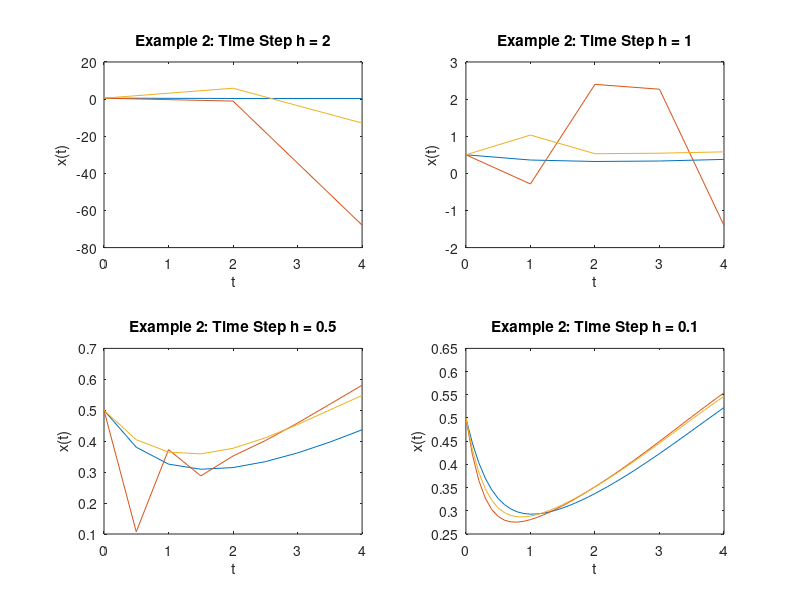
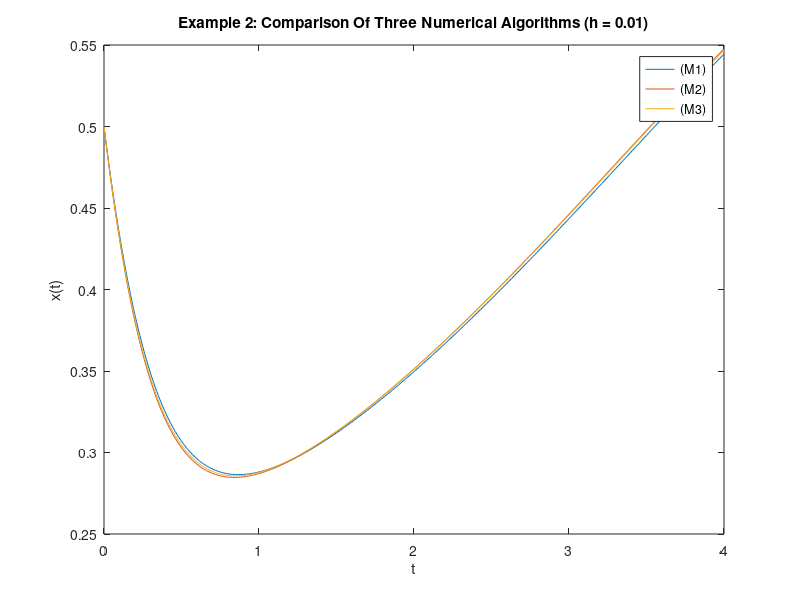

These figures' MATLAB source, in order:
% Step 0: Close All Windows and Clear Everything

clear all;
close all;

% Step 1: Definition of System Parameters and Initial Conditions

k01 = 1.0;
k02 = 1.0;
k03 = 3.0;
k04 = 3.0;
k05 = 1.0;
k06 = 1.0;
k07 = 1.0;
k08 = 1.0;
k09 = 1.0;
k10 = 1.0;
k11 = 1.0;
k12 = 1.0;

x_start = 0.5; 
y_start = 3.0; 
z_start = 3.0;

% Step 2: Definition of Time Intervals and Solution Vectors

T    = 4;
h_v  = [2 1 0.5 0.1 0.01];

% Step 2.1: Different Time Vectors for Different Time Steps

t_1  = 0:h_v(1):T;
t_1  = (t_1)';
t_2  = 0:h_v(2):T;
t_2  = (t_2)';
t_3  = 0:h_v(3):T;
t_3  = (t_3)';
t_4  = 0:h_v(4):T;
t_4  = (t_4)';
t_5  = 0:h_v(5):T;
t_5  = (t_5)';

% Step 2.2: Solution Vectors for Different Time Steps

% Vectors For h(1)

x_1_nsfd    = zeros(length(t_1),1);
y_1_nsfd    = zeros(length(t_1),1);
z_1_nsfd    = zeros(length(t_1),1);
x_1_nsfd(1) = x_start;
y_1_nsfd(1) = y_start;
z_1_nsfd(1) = z_start;

x_1_ee      = zeros(length(t_1),1);
y_1_ee      = zeros(length(t_1),1);
z_1_ee      = zeros(length(t_1),1);
x_1_ee(1)   = x_start;
y_1_ee(1)   = y_start;
z_1_ee(1)   = z_start;

x_1_rk2     = zeros(length(t_1),1);
y_1_rk2     = zeros(length(t_1),1);
z_1_rk2     = zeros(length(t_1),1);
x_1_rk2(1)   = x_start;
y_1_rk2(1)   = y_start;
z_1_rk2(1)   = z_start;

% Vectors For h(2)

x_2_nsfd    = zeros(length(t_2),1);
y_2_nsfd    = zeros(length(t_2),1);
z_2_nsfd    = zeros(length(t_2),1);
x_2_nsfd(1) = x_start;
y_2_nsfd(1) = y_start;
z_2_nsfd(1) = z_start;

x_2_ee      = zeros(length(t_2),1);
y_2_ee      = zeros(length(t_2),1);
z_2_ee      = zeros(length(t_2),1);
x_2_ee(1)   = x_start;
y_2_ee(1)   = y_start;
z_2_ee(1)   = z_start;

x_2_rk2     = zeros(length(t_2),1);
y_2_rk2     = zeros(length(t_2),1);
z_2_rk2     = zeros(length(t_2),1);
x_2_rk2(1)   = x_start;
y_2_rk2(1)   = y_start;
z_2_rk2(1)   = z_start;

% Vectors For h(3)

x_3_nsfd    = zeros(length(t_3),1);
y_3_nsfd    = zeros(length(t_3),1);
z_3_nsfd    = zeros(length(t_3),1);
x_3_nsfd(1) = x_start;
y_3_nsfd(1) = y_start;
z_3_nsfd(1) = z_start;

x_3_ee      = zeros(length(t_3),1);
y_3_ee      = zeros(length(t_3),1);
z_3_ee      = zeros(length(t_3),1);
x_3_ee(1)   = x_start;
y_3_ee(1)   = y_start;
z_3_ee(1)   = z_start;

x_3_rk2     = zeros(length(t_3),1);
y_3_rk2     = zeros(length(t_3),1);
z_3_rk2     = zeros(length(t_3),1);
x_3_rk2(1)   = x_start;
y_3_rk2(1)   = y_start;
z_3_rk2(1)   = z_start;

% Vectors For h(4)

x_4_nsfd    = zeros(length(t_4),1);
y_4_nsfd    = zeros(length(t_4),1);
z_4_nsfd    = zeros(length(t_4),1);
x_4_nsfd(1) = x_start;
y_4_nsfd(1) = y_start;
z_4_nsfd(1) = z_start;

x_4_ee      = zeros(length(t_4),1);
y_4_ee      = zeros(length(t_4),1);
z_4_ee      = zeros(length(t_4),1);
x_4_ee(1)   = x_start;
y_4_ee(1)   = y_start;
z_4_ee(1)   = z_start;

x_4_rk2     = zeros(length(t_4),1);
y_4_rk2     = zeros(length(t_4),1);
z_4_rk2     = zeros(length(t_4),1);
x_4_rk2(1)   = x_start;
y_4_rk2(1)   = y_start;
z_4_rk2(1)   = z_start;

% Vectors For h(5)

x_5_nsfd    = zeros(length(t_5),1);
y_5_nsfd    = zeros(length(t_5),1);
z_5_nsfd    = zeros(length(t_5),1);
x_5_nsfd(1) = x_start;
y_5_nsfd(1) = y_start;
z_5_nsfd(1) = z_start;

x_5_ee      = zeros(length(t_5),1);
y_5_ee      = zeros(length(t_5),1);
z_5_ee      = zeros(length(t_5),1);
x_5_ee(1)   = x_start;
y_5_ee(1)   = y_start;
z_5_ee(1)   = z_start;

x_5_rk2     = zeros(length(t_5),1);
y_5_rk2     = zeros(length(t_5),1);
z_5_rk2     = zeros(length(t_5),1);
x_5_rk2(1)   = x_start;
y_5_rk2(1)   = y_start;
z_5_rk2(1)   = z_start;

% Step 3: Loops Over Times For All Three Algorithms

% Step 3.1: Loop For h = h_v(1)

h = h_v(1);

for j = 1:1:length(t_1)-1
  
  % Method 1: Loop For NSFD-Method
  
  A             = 1 + h*(k03*y_1_nsfd(j)/(x_1_nsfd(j)+k04) ...
                  + k05*z_1_nsfd(j)/(x_1_nsfd(j)+k06));
  B             = 1 + h*k08/(y_1_nsfd(j)+k09);
  C             = 1 + h*k11/(z_1_nsfd(j)+k12);
  x_1_nsfd(j+1) = x_1_nsfd(j)*(1+h*k02)/A + (h*k01)/A;
  y_1_nsfd(j+1) = y_1_nsfd(j)/B + h*k07*x_1_nsfd(j+1)/B;
  z_1_nsfd(j+1) = z_1_nsfd(j)/C + h*k10*x_1_nsfd(j+1)/C;
  
  % Method 2: Loop For Explicit Eulerian Method
  
  x_1_ee(j+1)   = x_1_ee(j) + h*(k01+k02*x_1_ee(j)-k03*(x_1_ee(j)*y_1_ee(j))/(x_1_ee(j)+k04)-k05*(x_1_ee(j)*z_1_ee(j))/(x_1_ee(j)+k06));
  y_1_ee(j+1)   = y_1_ee(j) + h*(k07*x_1_ee(j)-k08*(y_1_ee(j))/(y_1_ee(j)+k09));
  z_1_ee(j+1)   = z_1_ee(j) + h*(k10*x_1_ee(j)-k11*(z_1_ee(j))/(z_1_ee(j)+k12));
  
  % Method 3: Loop For Runge-Kutta Method Of Second Order
  
  t_h           = t_1(j) + 0.5*h;
  t_f           = t_1(j) + 1.0*h;
  x_h           = x_1_rk2(j) + 0.5*h*(k01+k02*x_1_rk2(j)-k03*(x_1_rk2(j)*y_1_rk2(j))/(x_1_rk2(j)+k04)-k05*(x_1_rk2(j)*z_1_rk2(j))/(x_1_rk2(j)+k06));
  y_h           = y_1_rk2(j) + 0.5*h*(k07*x_1_rk2(j)-k08*(y_1_rk2(j))/(y_1_rk2(j)+k09));
  z_h           = z_1_rk2(j) + 0.5*h*(k10*x_1_rk2(j)-k11*(z_1_rk2(j))/(z_1_rk2(j)+k12));
  x_1_rk2(j+1)  = x_1_rk2(j) + h*(k01+k02*x_h-k03*(x_h*y_h)/(x_h+k04)-k05*(x_h*z_h)/(x_h+k06));
  y_1_rk2(j+1)  = y_1_rk2(j) + h*(k07*x_h-k08*(y_h)/(y_h+k09));
  z_1_rk2(j+1)  = z_1_rk2(j) + h*(k10*x_h-k11*(z_h)/(z_h+k12));
  
endfor

% Step 3.2: Loop For h = h_v(2)

h = h_v(2);

for j = 1:1:length(t_2)-1
  
  % Method 1: Loop For NSFD-Method
  
  A             = 1 + h*(k03*y_2_nsfd(j)/(x_2_nsfd(j)+k04) ...
                  + k05*z_2_nsfd(j)/(x_2_nsfd(j)+k06));
  B             = 1 + h*k08/(y_2_nsfd(j)+k09);
  C             = 1 + h*k11/(z_2_nsfd(j)+k12);
  x_2_nsfd(j+1) = x_2_nsfd(j)*(1+h*k02)/A + (h*k01)/A;
  y_2_nsfd(j+1) = y_2_nsfd(j)/B + h*k07*x_2_nsfd(j+1)/B;
  z_2_nsfd(j+1) = z_2_nsfd(j)/C + h*k10*x_2_nsfd(j+1)/C;
  
  % Method 2: Loop For Explicit Eulerian Method
  
  x_2_ee(j+1)   = x_2_ee(j) + h*(k01+k02*x_2_ee(j)-k03*(x_2_ee(j)*y_2_ee(j))/(x_2_ee(j)+k04)-k05*(x_2_ee(j)*z_2_ee(j))/(x_2_ee(j)+k06));
  y_2_ee(j+1)   = y_2_ee(j) + h*(k07*x_2_ee(j)-k08*(y_2_ee(j))/(y_2_ee(j)+k09));
  z_2_ee(j+1)   = z_2_ee(j) + h*(k10*x_2_ee(j)-k11*(z_2_ee(j))/(z_2_ee(j)+k12));
  
  % Method 3: Loop For Runge-Kutta Method Of Second Order
  
  t_h           = t_2(j) + 0.5*h;
  t_f           = t_2(j) + 1.0*h;
  x_h           = x_2_rk2(j) + 0.5*h*(k01+k02*x_2_rk2(j)-k03*(x_2_rk2(j)*y_2_rk2(j))/(x_2_rk2(j)+k04)-k05*(x_2_rk2(j)*z_2_rk2(j))/(x_2_rk2(j)+k06));
  y_h           = y_2_rk2(j) + 0.5*h*(k07*x_2_rk2(j)-k08*(y_2_rk2(j))/(y_2_rk2(j)+k09));
  z_h           = z_2_rk2(j) + 0.5*h*(k10*x_2_rk2(j)-k11*(z_2_rk2(j))/(z_2_rk2(j)+k12));
  x_2_rk2(j+1)  = x_2_rk2(j) + h*(k01+k02*x_h-k03*(x_h*y_h)/(x_h+k04)-k05*(x_h*z_h)/(x_h+k06));
  y_2_rk2(j+1)  = y_2_rk2(j) + h*(k07*x_h-k08*(y_h)/(y_h+k09));
  z_2_rk2(j+1)  = z_2_rk2(j) + h*(k10*x_h-k11*(z_h)/(z_h+k12));
  
endfor

% Step 3.3: Loop For h = h_v(3)

h = h_v(3);

for j = 1:1:length(t_3)-1
  
  % Method 1: Loop For NSFD-Method
  
  A             = 1 + h*(k03*y_3_nsfd(j)/(x_3_nsfd(j)+k04) ...
                  + k05*z_3_nsfd(j)/(x_3_nsfd(j)+k06));
  B             = 1 + h*k08/(y_3_nsfd(j)+k09);
  C             = 1 + h*k11/(z_3_nsfd(j)+k12);
  x_3_nsfd(j+1) = x_3_nsfd(j)*(1+h*k02)/A + (h*k01)/A;
  y_3_nsfd(j+1) = y_3_nsfd(j)/B + h*k07*x_3_nsfd(j+1)/B;
  z_3_nsfd(j+1) = z_3_nsfd(j)/C + h*k10*x_3_nsfd(j+1)/C;
  
  % Method 2: Loop For Explicit Eulerian Method
  
  x_3_ee(j+1)   = x_3_ee(j) + h*(k01+k02*x_3_ee(j)-k03*(x_3_ee(j)*y_3_ee(j))/(x_3_ee(j)+k04)-k05*(x_3_ee(j)*z_3_ee(j))/(x_3_ee(j)+k06));
  y_3_ee(j+1)   = y_3_ee(j) + h*(k07*x_3_ee(j)-k08*(y_3_ee(j))/(y_3_ee(j)+k09));
  z_3_ee(j+1)   = z_3_ee(j) + h*(k10*x_3_ee(j)-k11*(z_3_ee(j))/(z_3_ee(j)+k12));
  
  % Method 3: Loop For Runge-Kutta Method Of Second Order
  
  t_h           = t_3(j) + 0.5*h;
  t_f           = t_3(j) + 1.0*h;
  x_h           = x_3_rk2(j) + 0.5*h*(k01+k02*x_3_rk2(j)-k03*(x_3_rk2(j)*y_3_rk2(j))/(x_3_rk2(j)+k04)-k05*(x_3_rk2(j)*z_3_rk2(j))/(x_3_rk2(j)+k06));
  y_h           = y_3_rk2(j) + 0.5*h*(k07*x_3_rk2(j)-k08*(y_3_rk2(j))/(y_3_rk2(j)+k09));
  z_h           = z_3_rk2(j) + 0.5*h*(k10*x_3_rk2(j)-k11*(z_3_rk2(j))/(z_3_rk2(j)+k12));
  x_3_rk2(j+1)  = x_3_rk2(j) + h*(k01+k02*x_h-k03*(x_h*y_h)/(x_h+k04)-k05*(x_h*z_h)/(x_h+k06));
  y_3_rk2(j+1)  = y_3_rk2(j) + h*(k07*x_h-k08*(y_h)/(y_h+k09));
  z_3_rk2(j+1)  = z_3_rk2(j) + h*(k10*x_h-k11*(z_h)/(z_h+k12));
  
endfor

% Step 3.4: Loop For h = h_v(4)

h = h_v(4);

for j = 1:1:length(t_4)-1
  
  % Method 1: Loop For NSFD-Method
  
  A             = 1 + h*(k03*y_4_nsfd(j)/(x_4_nsfd(j)+k04) ...
                  + k05*z_4_nsfd(j)/(x_4_nsfd(j)+k06));
  B             = 1 + h*k08/(y_4_nsfd(j)+k09);
  C             = 1 + h*k11/(z_4_nsfd(j)+k12);
  x_4_nsfd(j+1) = x_4_nsfd(j)*(1+h*k02)/A + (h*k01)/A;
  y_4_nsfd(j+1) = y_4_nsfd(j)/B + h*k07*x_4_nsfd(j+1)/B;
  z_4_nsfd(j+1) = z_4_nsfd(j)/C + h*k10*x_4_nsfd(j+1)/C;
  
  % Method 2: Loop For Explicit Eulerian Method
  
  x_4_ee(j+1)   = x_4_ee(j) + h*(k01+k02*x_4_ee(j)-k03*(x_4_ee(j)*y_4_ee(j))/(x_4_ee(j)+k04)-k05*(x_4_ee(j)*z_4_ee(j))/(x_4_ee(j)+k06));
  y_4_ee(j+1)   = y_4_ee(j) + h*(k07*x_4_ee(j)-k08*(y_4_ee(j))/(y_4_ee(j)+k09));
  z_4_ee(j+1)   = z_4_ee(j) + h*(k10*x_4_ee(j)-k11*(z_4_ee(j))/(z_4_ee(j)+k12));
  
  % Method 3: Loop For Runge-Kutta Method Of Second Order
  
  t_h           = t_4(j) + 0.5*h;
  t_f           = t_4(j) + 1.0*h;
  x_h           = x_4_rk2(j) + 0.5*h*(k01+k02*x_4_rk2(j)-k03*(x_4_rk2(j)*y_4_rk2(j))/(x_4_rk2(j)+k04)-k05*(x_4_rk2(j)*z_4_rk2(j))/(x_4_rk2(j)+k06));
  y_h           = y_4_rk2(j) + 0.5*h*(k07*x_4_rk2(j)-k08*(y_4_rk2(j))/(y_4_rk2(j)+k09));
  z_h           = z_4_rk2(j) + 0.5*h*(k10*x_4_rk2(j)-k11*(z_4_rk2(j))/(z_4_rk2(j)+k12));
  x_4_rk2(j+1)  = x_4_rk2(j) + h*(k01+k02*x_h-k03*(x_h*y_h)/(x_h+k04)-k05*(x_h*z_h)/(x_h+k06));
  y_4_rk2(j+1)  = y_4_rk2(j) + h*(k07*x_h-k08*(y_h)/(y_h+k09));
  z_4_rk2(j+1)  = z_4_rk2(j) + h*(k10*x_h-k11*(z_h)/(z_h+k12));
  
endfor

% Step 3.5: Loop For h = h_v(4)

h = h_v(5);

for j = 1:1:length(t_5)-1
  
  % Method 1: Loop For NSFD-Method
  
  A             = 1 + h*(k03*y_5_nsfd(j)/(x_5_nsfd(j)+k04) ...
                  + k05*z_5_nsfd(j)/(x_5_nsfd(j)+k06));
  B             = 1 + h*k08/(y_5_nsfd(j)+k09);
  C             = 1 + h*k11/(z_5_nsfd(j)+k12);
  x_5_nsfd(j+1) = x_5_nsfd(j)*(1+h*k02)/A + (h*k01)/A;
  y_5_nsfd(j+1) = y_5_nsfd(j)/B + h*k07*x_5_nsfd(j+1)/B;
  z_5_nsfd(j+1) = z_5_nsfd(j)/C + h*k10*x_5_nsfd(j+1)/C;
  
  % Method 2: Loop For Explicit Eulerian Method
  
  x_5_ee(j+1)   = x_5_ee(j) + h*(k01+k02*x_5_ee(j)-k03*(x_5_ee(j)*y_5_ee(j))/(x_5_ee(j)+k04)-k05*(x_5_ee(j)*z_5_ee(j))/(x_5_ee(j)+k06));
  y_5_ee(j+1)   = y_5_ee(j) + h*(k07*x_5_ee(j)-k08*(y_5_ee(j))/(y_5_ee(j)+k09));
  z_5_ee(j+1)   = z_5_ee(j) + h*(k10*x_5_ee(j)-k11*(z_5_ee(j))/(z_5_ee(j)+k12));
  
  % Method 3: Loop For Runge-Kutta Method Of Second Order
  
  t_h           = t_5(j) + 0.5*h;
  t_f           = t_5(j) + 1.0*h;
  x_h           = x_5_rk2(j) + 0.5*h*(k01+k02*x_5_rk2(j)-k03*(x_5_rk2(j)*y_5_rk2(j))/(x_5_rk2(j)+k04)-k05*(x_5_rk2(j)*z_5_rk2(j))/(x_5_rk2(j)+k06));
  y_h           = y_5_rk2(j) + 0.5*h*(k07*x_5_rk2(j)-k08*(y_5_rk2(j))/(y_5_rk2(j)+k09));
  z_h           = z_5_rk2(j) + 0.5*h*(k10*x_5_rk2(j)-k11*(z_5_rk2(j))/(z_5_rk2(j)+k12));
  x_5_rk2(j+1)  = x_5_rk2(j) + h*(k01+k02*x_h-k03*(x_h*y_h)/(x_h+k04)-k05*(x_h*z_h)/(x_h+k06));
  y_5_rk2(j+1)  = y_5_rk2(j) + h*(k07*x_h-k08*(y_h)/(y_h+k09));
  z_5_rk2(j+1)  = z_5_rk2(j) + h*(k10*x_h-k11*(z_h)/(z_h+k12));
  
endfor

% Step 4: Plots For Comparison

##figure(1)
##plot(t_1,x_1_nsfd)
##hold on
##plot(t_1,x_1_ee)
##hold on
##plot(t_1,x_1_rk2)
##title("Example 2: Comparison Of Three Numerical Algorithms (h = 1)")
##xlabel("t")
##ylabel("x(t)")
##legend("(M1)", "(M2)", "(M3)")
##
##figure(2)
##plot(t_2,x_2_nsfd)
##hold on
##plot(t_2,x_2_ee)
##hold on
##plot(t_2,x_2_rk2)
##title("Example 2: Comparison Of Three Numerical Algorithms (h = 0.75)")
##xlabel("t")
##ylabel("x(t)")
##legend("(M1)", "(M2)", "(M3)")
##
##figure(3)
##plot(t_3,x_3_nsfd)
##hold on
##plot(t_3,x_3_ee)
##hold on
##plot(t_3,x_3_rk2)
##title("Example 2: Comparison Of Three Numerical Algorithms (h = 0.5)")
##xlabel("t")
##ylabel("x(t)")
##legend("(M1)", "(M2)", "(M3)")
##
##figure(4)
##plot(t_4,x_4_nsfd)
##hold on
##plot(t_4,x_4_ee)
##hold on
##plot(t_4,x_4_rk2)
##title("Example 2: Comparison Of Three Numerical Algorithms (h = 0.1)")
##xlabel("t")
##ylabel("x(t)")
##legend("(M1)", "(M2)", "(M3)")

figure(1)
subplot(2,2,1);
plot(t_1,x_1_nsfd)
hold on
plot(t_1,x_1_ee)
hold on
plot(t_1,x_1_rk2)
title("Example 2: Time Step h = 2")
xlabel("t")
ylabel("x(t)")
%legend({"(M1)", "(M2)", "(M3)"},"location","northwest")
hold off
subplot(2,2,2);
plot(t_2,x_2_nsfd)
hold on
plot(t_2,x_2_ee)
hold on
plot(t_2,x_2_rk2)
title("Example 2: Time Step h = 1")
xlabel("t")
ylabel("x(t)")
%legend({"(M1)", "(M2)", "(M3)"},"location","northwest")
hold off
subplot(2,2,3);
plot(t_3,x_3_nsfd)
hold on
plot(t_3,x_3_ee)
hold on
plot(t_3,x_3_rk2)
title("Example 2: Time Step h = 0.5")
xlabel("t")
ylabel("x(t)")
%legend({"(M1)", "(M2)", "(M3)"},"location","northwest")
hold off
subplot(2,2,4);
plot(t_4,x_4_nsfd)
hold on
plot(t_4,x_4_ee)
hold on
plot(t_4,x_4_rk2)
title("Example 2: Time Step h = 0.1")
xlabel("t")
ylabel("x(t)")
%legend({"(M1)", "(M2)", "(M3)"},"location","northwest")

figure(2)
plot(t_5,x_5_nsfd)
hold on
plot(t_5,x_5_ee)
hold on
plot(t_5,x_5_rk2)
title("Example 2: Comparison Of Three Numerical Algorithms (h = 0.01)")
xlabel("t")
ylabel("x(t)")
legend("(M1)", "(M2)", "(M3)")